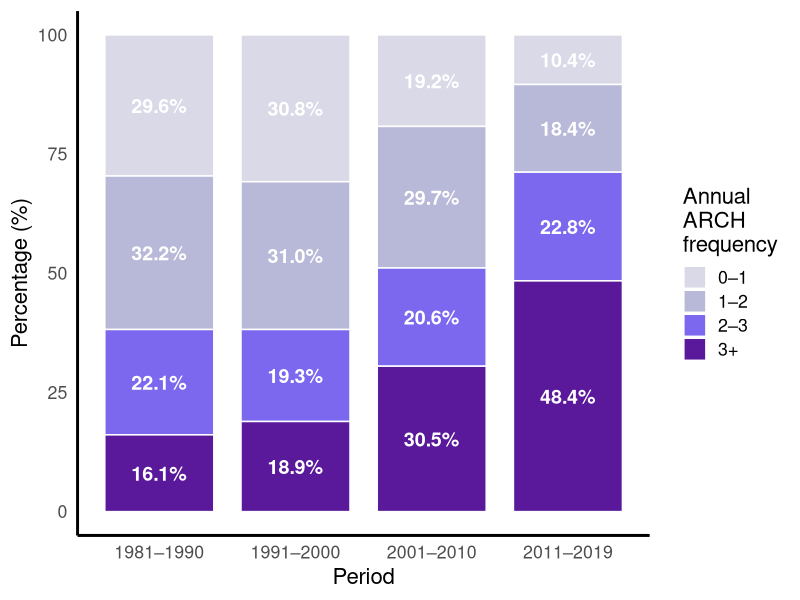
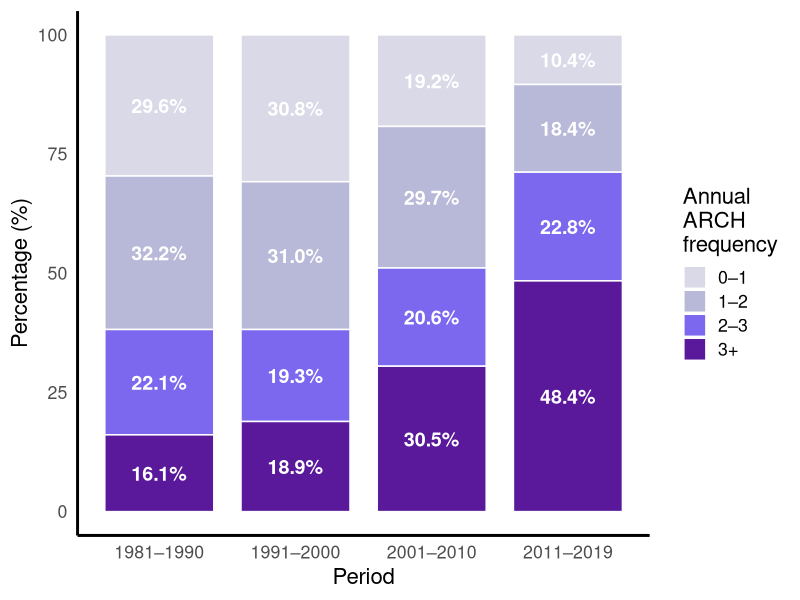

Write the R code that produced these figures, in order.
setwd("..")
library(tidyverse)

# 读取数据
df <- read_delim("data/ARCH_frequency_by_time_gap/ARCH_distribution.txt", delim = "\t")

# 设置 period 顺序
df$Period <- factor(
  df$Period,
  levels = c("1981–1990", "1991–2000", "2001–2010", "2011–2019")
)

# 🔥 关键：深色放下面（从下往上堆叠）
df$FreqClass <- factor(
  df$FreqClass,
  levels = c("0–1", "1–2", "2–3", "3+")
)

# 绘图
p <- ggplot(df, aes(x = Period, y = Percentage, fill = FreqClass)) +
  geom_bar(stat = "identity", width = 0.8, color = "white") +
  geom_text(
    aes(label = sprintf("%.1f%%", Percentage)),
    position = position_stack(vjust = 0.5),
    color = "white",
    size = 5,
    fontface = "bold"
  ) +
  scale_fill_manual(
    values = c(
      "3+"  = "#5A189A",
      "2–3" = "#7B68EE",
      "1–2" = "#B8B8D8",
      "0–1" = "#D9D9E8"
    ),
    name = "Annual\nARCH\nfrequency"
  ) +
  labs(
    x = "Period",
    y = "Percentage (%)"
  ) +
  theme_minimal(base_size = 16) +
  theme(
    panel.grid = element_blank(),
    axis.line = element_line(color = "black", linewidth = 1),
    legend.position = "right"
  )

print(p)

# 保存
dir.create("results/Fig2", recursive = TRUE, showWarnings = FALSE)
ggsave("results/Fig2/Fig2b.png", p, width = 8, height = 6, dpi = 600)
